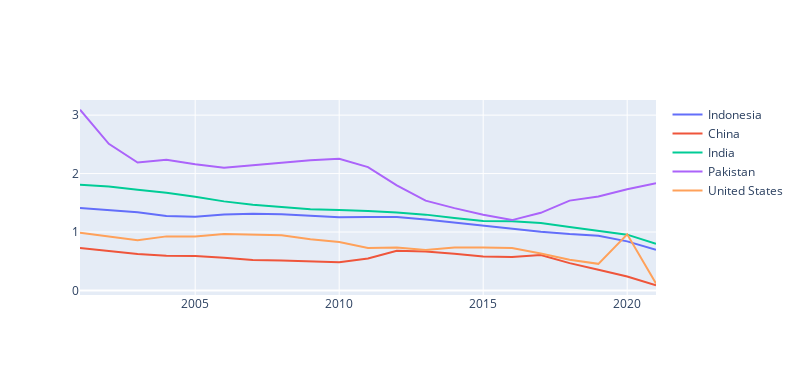

Notebook source saved alongside this figure:
### Code cell
fig = go.Figure(data=[
    go.Scatter(name='Indonesia', x=growth_indo["tahun"], y=growth_indo["pertumbuhan_penduduk"], mode="lines"),
    go.Scatter(name='China', x=growth_china["tahun"], y=growth_china["pertumbuhan_penduduk"], mode="lines"),
    go.Scatter(name='India', x=growth_india["tahun"], y=growth_india["pertumbuhan_penduduk"], mode="lines"),
    go.Scatter(name='Pakistan', x=growth_pks["tahun"], y=growth_pks["pertumbuhan_penduduk"], mode="lines"),
    go.Scatter(name='United States', x=growth_usa["tahun"], y=growth_usa["pertumbuhan_penduduk"], mode="lines")
])

# Change the bar mode
fig.update_layout(height=375, width=800)
fig.show()

### Figure 1 — Plotly figure (JSON) as saved in the notebook; plotly's stock layout.template omitted (floating-point values rounded to 4 significant figures)
{"data": [{"mode": "lines", "name": "Indonesia", "type": "scatter", "x": [2001, 2002, 2003, 2004, 2005, 2006, 2007, 2008, 2009, 2010, 2011, 2012, 2013, 2014, 2015, 2016, 2017, 2018, 2019, 2020, 2021], "y": [1.41, 1.374, 1.338, 1.273, 1.261, 1.299, 1.312, 1.302, 1.272, 1.252, 1.256, 1.256, 1.213, 1.16, 1.111, 1.059, 1.006, 0.9662, 0.9377, 0.8404, 0.6947]}, {"mode": "lines", "name": "China", "type": "scatter", "x": [2001, 2002, 2003, 2004, 2005, 2006, 2007, 2008, 2009, 2010, 2011, 2012, 2013, 2014, 2015, 2016, 2017, 2018, 2019, 2020, 2021], "y": [0.7264, 0.67, 0.6229, 0.5939, 0.5881, 0.5584, 0.5223, 0.5124, 0.4974, 0.483, 0.5465, 0.6783, 0.6661, 0.6303, 0.5815, 0.5731, 0.6052, 0.4677, 0.3547, 0.238, 0.08925]}, {"mode": "lines", "name": "India", "type": "scatter", "x": [2001, 2002, 2003, 2004, 2005, 2006, 2007, 2008, 2009, 2010, 2011, 2012, 2013, 2014, 2015, 2016, 2017, 2018, 2019, 2020, 2021], "y": [1.808, 1.777, 1.724, 1.673, 1.604, 1.524, 1.466, 1.422, 1.391, 1.378, 1.362, 1.332, 1.298, 1.24, 1.188, 1.185, 1.156, 1.088, 1.025, 0.9552, 0.7972]}, {"mode": "lines", "name": "Pakistan", "type": "scatter", "x": [2001, 2002, 2003, 2004, 2005, 2006, 2007, 2008, 2009, 2010, 2011, 2012, 2013, 2014, 2015, 2016, 2017, 2018, 2019, 2020, 2021], "y": [3.092, 2.509, 2.189, 2.235, 2.158, 2.099, 2.142, 2.179, 2.229, 2.253, 2.111, 1.798, 1.537, 1.409, 1.297, 1.204, 1.328, 1.537, 1.608, 1.733, 1.834]}, {"mode": "lines", "name": "United States", "type": "scatter", "x": [2001, 2002, 2003, 2004, 2005, 2006, 2007, 2008, 2009, 2010, 2011, 2012, 2013, 2014, 2015, 2016, 2017, 2018, 2019, 2020, 2021], "y": [0.9897, 0.9278, 0.8595, 0.9255, 0.9217, 0.9643, 0.9511, 0.9459, 0.8767, 0.8296, 0.7268, 0.7336, 0.6929, 0.7334, 0.7362, 0.7247, 0.6326, 0.5264, 0.4554, 0.9612, 0.1184]}], "layout": {"height": 375, "width": 800}}
